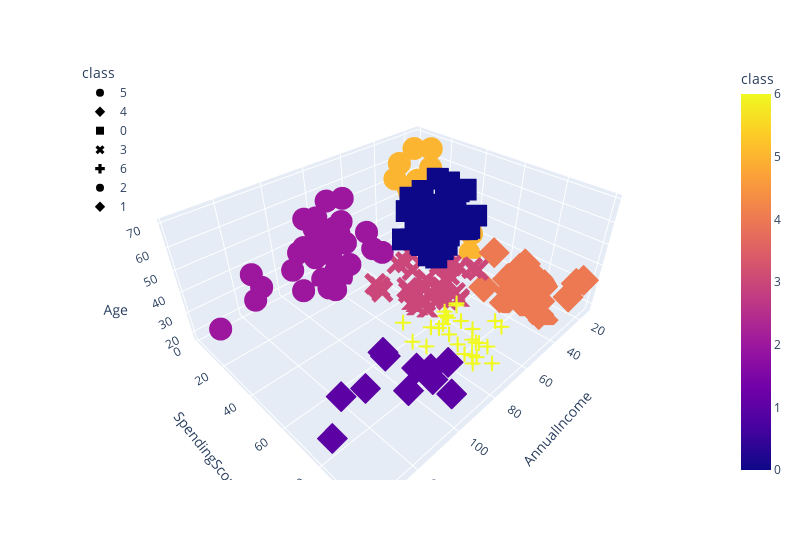

Notebook code for this chart:
### Code cell
fig = px.scatter_3d(
    df_shopping,
    x="AnnualIncome",
    y="SpendingScore",
    z="Age",
    color="class",
    symbol="class",
    width=800,
)
fig.update_layout(legend=dict(x=0, y=1))
fig.show()

### Figure 1 — Plotly figure (JSON) as saved in the notebook; plotly's stock layout.template omitted (floating-point values rounded to 4 significant figures)
{"data": [{"hovertemplate": "class=%{marker.color}<br>AnnualIncome=%{x}<br>SpendingScore=%{y}<br>Age=%{z}<extra></extra>", "legendgroup": "5", "marker": {"color": [5, 5, 5, 5, 5, 5, 5, 5, 5, 5, 5, 5, 5, 5, 5, 5, 5, 5, 5, 5, 5, 5], "coloraxis": "coloraxis", "symbol": "circle"}, "mode": "markers", "name": "5", "scene": "scene", "showlegend": true, "type": "scatter3d", "x": [15, 16, 17, 18, 19, 19, 20, 20, 21, 23, 24, 25, 28, 28, 29, 30, 33, 33, 34, 37, 39, 39], "y": [39, 6, 40, 6, 3, 14, 15, 13, 35, 29, 35, 5, 14, 32, 31, 4, 4, 14, 17, 26, 36, 28], "z": [19, 20, 31, 35, 64, 67, 58, 37, 35, 52, 35, 46, 54, 45, 40, 60, 53, 49, 42, 36, 48, 49]}, {"hovertemplate": "class=%{marker.color}<br>AnnualIncome=%{x}<br>SpendingScore=%{y}<br>Age=%{z}<extra></extra>", "legendgroup": "4", "marker": {"color": [4, 4, 4, 4, 4, 4, 4, 4, 4, 4, 4, 4, 4, 4, 4, 4, 4, 4, 4, 4, 4, 4], "coloraxis": "coloraxis", "symbol": "diamond"}, "mode": "markers", "name": "4", "scene": "scene", "showlegend": true, "type": "scatter3d", "x": [15, 16, 17, 18, 19, 19, 20, 20, 21, 23, 24, 25, 28, 28, 29, 30, 33, 33, 34, 37, 38, 39], "y": [81, 77, 76, 94, 72, 99, 77, 79, 66, 98, 73, 73, 82, 61, 87, 73, 92, 81, 73, 75, 92, 65], "z": [21, 23, 22, 23, 30, 35, 24, 22, 20, 35, 25, 31, 29, 35, 23, 21, 18, 21, 30, 20, 24, 24]}, {"hovertemplate": "class=%{marker.color}<br>AnnualIncome=%{x}<br>SpendingScore=%{y}<br>Age=%{z}<extra></extra>", "legendgroup": "0", "marker": {"color": [0, 0, 0, 0, 0, 0, 0, 0, 0, 0, 0, 0, 0, 0, 0, 0, 0, 0, 0, 0, 0, 0, 0, 0, 0, 0, 0, 0, 0, 0, 0, 0, 0, 0, 0, 0, 0, 0, 0, 0, 0, 0, 0, 0], "coloraxis": "coloraxis", "symbol": "square"}, "mode": "markers", "name": "0", "scene": "scene", "showlegend": true, "type": "scatter3d", "x": [38, 40, 42, 43, 43, 43, 44, 44, 46, 46, 47, 47, 48, 48, 48, 49, 49, 50, 50, 54, 54, 54, 54, 54, 54, 54, 57, 58, 59, 60, 60, 61, 62, 62, 62, 63, 63, 63, 63, 63, 65, 65, 67, 67], "y": [35, 55, 52, 60, 45, 41, 50, 46, 46, 56, 52, 59, 51, 50, 48, 55, 42, 49, 56, 47, 53, 42, 51, 41, 44, 46, 58, 46, 55, 49, 47, 42, 48, 59, 56, 50, 46, 43, 48, 52, 43, 59, 43, 57], "z": [65, 50, 49, 59, 50, 47, 51, 69, 53, 70, 67, 54, 63, 43, 68, 70, 47, 60, 60, 59, 45, 49, 57, 67, 46, 48, 55, 50, 68, 48, 47, 48, 49, 67, 49, 66, 54, 68, 66, 65, 63, 49, 51, 50]}, {"hovertemplate": "class=%{marker.color}<br>AnnualIncome=%{x}<br>SpendingScore=%{y}<br>Age=%{z}<extra></extra>", "legendgroup": "3", "marker": {"color": [3, 3, 3, 3, 3, 3, 3, 3, 3, 3, 3, 3, 3, 3, 3, 3, 3, 3, 3, 3, 3, 3, 3, 3, 3, 3, 3, 3, 3, 3, 3, 3, 3, 3, 3, 3, 3, 3], "coloraxis": "coloraxis", "symbol": "x"}, "mode": "markers", "name": "3", "scene": "scene", "showlegend": true, "type": "scatter3d", "x": [39, 40, 40, 40, 42, 43, 46, 46, 48, 48, 48, 54, 54, 54, 54, 54, 57, 58, 59, 60, 60, 60, 60, 61, 62, 62, 62, 63, 64, 64, 65, 65, 67, 67, 69, 70, 72, 76], "y": [61, 47, 42, 42, 60, 54, 51, 55, 59, 59, 47, 54, 48, 52, 55, 57, 55, 60, 41, 40, 42, 52, 50, 49, 41, 55, 42, 54, 42, 46, 48, 50, 56, 40, 58, 29, 34, 40], "z": [31, 27, 29, 31, 33, 31, 27, 19, 18, 19, 32, 26, 40, 23, 38, 21, 22, 34, 18, 40, 32, 24, 27, 20, 23, 26, 21, 19, 38, 19, 18, 19, 27, 38, 40, 23, 25, 28]}, {"hovertemplate": "class=%{marker.color}<br>AnnualIncome=%{x}<br>SpendingScore=%{y}<br>Age=%{z}<extra></extra>", "legendgroup": "6", "marker": {"color": [6, 6, 6, 6, 6, 6, 6, 6, 6, 6, 6, 6, 6, 6, 6, 6, 6, 6, 6, 6, 6, 6, 6, 6, 6, 6, 6, 6], "coloraxis": "coloraxis", "symbol": "cross"}, "mode": "markers", "name": "6", "scene": "scene", "showlegend": true, "type": "scatter3d", "x": [69, 70, 71, 71, 71, 72, 73, 73, 74, 75, 76, 77, 77, 78, 78, 78, 78, 78, 78, 79, 81, 85, 86, 87, 87, 87, 88, 88], "y": [91, 77, 95, 75, 75, 71, 88, 73, 72, 93, 87, 97, 74, 90, 88, 76, 89, 78, 73, 83, 93, 75, 95, 63, 75, 92, 86, 69], "z": [39, 31, 40, 38, 39, 31, 29, 32, 35, 32, 32, 28, 32, 34, 39, 38, 27, 30, 30, 29, 31, 36, 33, 32, 28, 36, 30, 27]}, {"hovertemplate": "class=%{marker.color}<br>AnnualIncome=%{x}<br>SpendingScore=%{y}<br>Age=%{z}<extra></extra>", "legendgroup": "2", "marker": {"color": [2, 2, 2, 2, 2, 2, 2, 2, 2, 2, 2, 2, 2, 2, 2, 2, 2, 2, 2, 2, 2, 2, 2, 2, 2, 2, 2, 2, 2, 2, 2, 2, 2, 2, 2], "coloraxis": "coloraxis", "symbol": "circle"}, "mode": "markers", "name": "2", "scene": "scene", "showlegend": true, "type": "scatter3d", "x": [71, 71, 71, 73, 73, 74, 75, 77, 77, 78, 78, 78, 78, 78, 78, 79, 81, 85, 86, 87, 87, 87, 88, 88, 93, 97, 98, 99, 101, 103, 103, 113, 120, 126, 137], "y": [35, 11, 9, 5, 7, 10, 5, 12, 36, 22, 17, 20, 16, 1, 1, 35, 5, 26, 20, 27, 13, 10, 13, 15, 14, 32, 15, 39, 24, 17, 23, 8, 16, 28, 18], "z": [43, 59, 47, 20, 44, 19, 57, 25, 48, 34, 43, 44, 47, 37, 34, 56, 19, 50, 42, 36, 40, 36, 52, 58, 59, 37, 46, 41, 54, 41, 34, 33, 47, 45, 32]}, {"hovertemplate": "class=%{marker.color}<br>AnnualIncome=%{x}<br>SpendingScore=%{y}<br>Age=%{z}<extra></extra>", "legendgroup": "1", "marker": {"color": [1, 1, 1, 1, 1, 1, 1, 1, 1, 1, 1], "coloraxis": "coloraxis", "symbol": "diamond"}, "mode": "markers", "name": "1", "scene": "scene", "showlegend": true, "type": "scatter3d", "x": [93, 97, 98, 99, 101, 103, 103, 113, 120, 126, 137], "y": [90, 86, 88, 97, 68, 85, 69, 91, 79, 74, 83], "z": [35, 32, 29, 30, 28, 36, 32, 38, 35, 32, 30]}], "layout": {"coloraxis": {"colorbar": {"title": {"text": "class"}}, "colorscale": [[0, "#0d0887"], [0.1111, "#46039f"], [0.2222, "#7201a8"], [0.3333, "#9c179e"], [0.4444, "#bd3786"], [0.5556, "#d8576b"], [0.6667, "#ed7953"], [0.7778, "#fb9f3a"], [0.8889, "#fdca26"], [1, "#f0f921"]]}, "legend": {"title": {"text": "class"}, "tracegroupgap": 0, "x": 0, "y": 1}, "margin": {"t": 60}, "scene": {"domain": {"x": [0, 1], "y": [0, 1]}, "xaxis": {"title": {"text": "AnnualIncome"}}, "yaxis": {"title": {"text": "SpendingScore"}}, "zaxis": {"title": {"text": "Age"}}}, "width": 800}}
